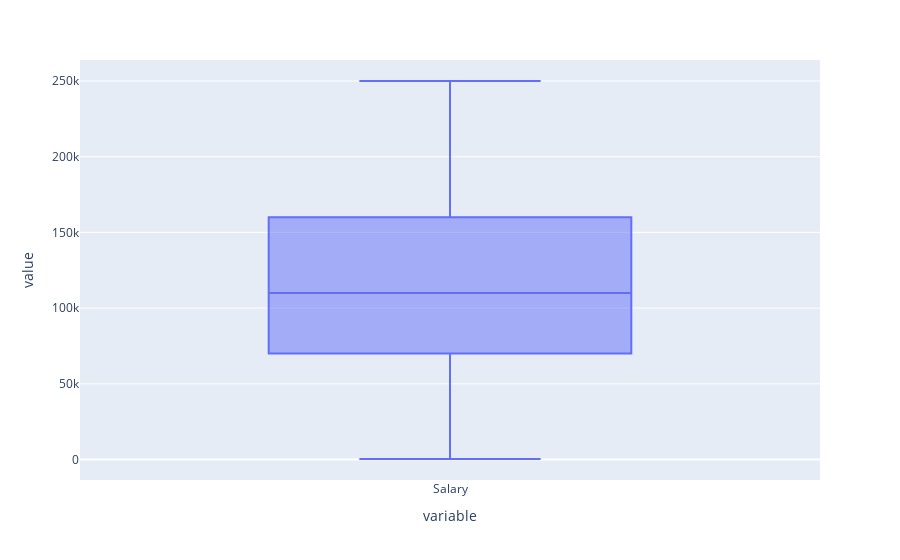

Notebook source saved alongside this figure:
### Markdown cell above
### Salary box plot

### Code cell
px.box(df['Salary'])

### Figure 1 — Plotly figure (JSON) as saved in the notebook; plotly's stock layout.template omitted (floating-point values rounded to 4 significant figures; data arrays with more than 128 entries replaced by an {"elided": "..."} marker saying what was removed)
{"data": [{"alignmentgroup": "True", "hovertemplate": "variable=%{x}<br>value=%{y}<extra></extra>", "legendgroup": "", "marker": {"color": "#636efa"}, "name": "", "notched": false, "offsetgroup": "", "orientation": "v", "showlegend": false, "type": "box", "x": {"elided": "1779 str values"}, "x0": " ", "xaxis": "x", "y": {"elided": "1779 int values"}, "y0": " ", "yaxis": "y"}], "layout": {"boxmode": "group", "legend": {"tracegroupgap": 0}, "margin": {"t": 60}, "xaxis": {"anchor": "y", "domain": [0, 1], "title": {"text": "variable"}}, "yaxis": {"anchor": "x", "domain": [0, 1], "title": {"text": "value"}}}}
